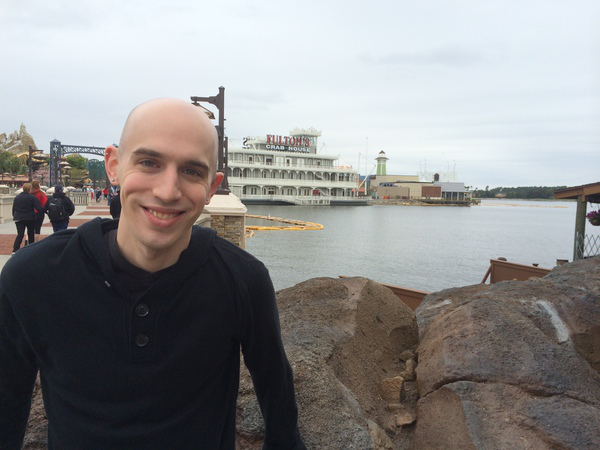
#> input picture Opencv_101_basic/Cropping_opencv.py/adrian.png, 600 x 450 px
$ python Cropping_opencv.py
#> lines starting #> are read from the running program, lines starting #| are printed output that depends on the picture

# python opencv_crop.py

# import the necessary packages
import argparse
import cv2

# construct the argument parser and parse the arguments
ap = argparse.ArgumentParser()
ap.add_argument("-i", "--image", type=str, default="adrian.png",
	help="path to the input image")
args = vars(ap.parse_args())

# load the input image and display it to our screen
image = cv2.imread(args["image"])
#> image is the input picture: shape (450, 600, 3); mean B, G, R 139.9, 140.1, 141
cv2.imshow("Original", image)

# cropping an image with OpenCV is accomplished via simple NumPy
# array slices in startY:endY, startX:endX order -- here we are
# cropping the face from the image (these coordinates were
# determined using photo editing software such as Photoshop,
# GIMP, Paint, etc.)
face = image[85:250, 85:220]
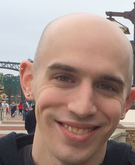
#> face: shape (165, 135, 3); mean B, G, R 132.5, 140.5, 163.2
cv2.imshow("Face", face)
cv2.waitKey(0)

# apply another image crop, this time extracting the body
body = image[90:450, 0:290]
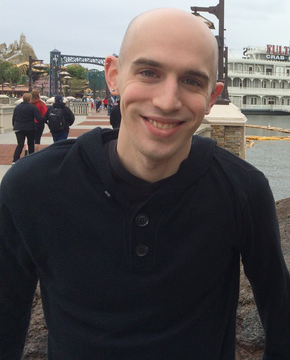
#> body: shape (360, 290, 3); mean B, G, R 82.5, 82.6, 87.5
cv2.imshow("Body", body)
cv2.waitKey(0)
